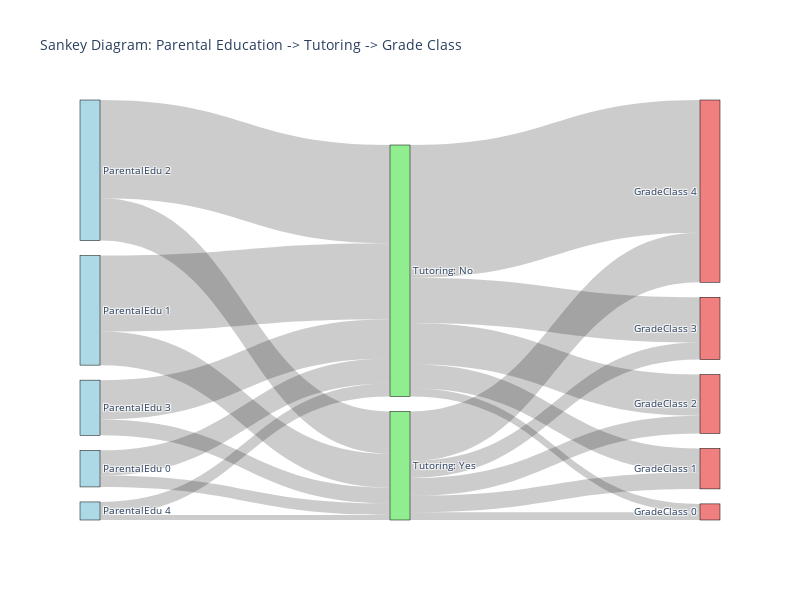

Notebook code cell kept with this figure:
### Markdown cell above
## Sankey Diagram - Parental Education → Tutoring → Grade Class

### Code cell
data['GradeClass'] = data['GradeClass'].astype(int)
parental_edu_unique = sorted(data['ParentalEducation'].unique())
parental_nodes = [f"ParentalEdu {int(x)}" for x in parental_edu_unique]
tutoring_nodes = ["Tutoring: No", "Tutoring: Yes"]
grade_classes_unique = sorted(data['GradeClass'].unique())
grade_nodes = [f"GradeClass {int(x)}" for x in grade_classes_unique]
nodes = parental_nodes + tutoring_nodes + grade_nodes
node_index = {label: i for i, label in enumerate(nodes)}

links_1 = data.groupby(['ParentalEducation', 'Tutoring']).size().reset_index(name='count')
source_list = []
target_list = []
value_list = []
for _, row in links_1.iterrows():
    source_list.append(node_index[f"ParentalEdu {int(row['ParentalEducation'])}"])
    target_list.append(node_index["Tutoring: Yes" if row['Tutoring'] == 1 else "Tutoring: No"])
    value_list.append(row['count'])

links_2 = data.groupby(['Tutoring', 'GradeClass']).size().reset_index(name='count')
for _, row in links_2.iterrows():
    source_list.append(node_index["Tutoring: Yes" if row['Tutoring'] == 1 else "Tutoring: No"])
    target_list.append(node_index[f"GradeClass {int(row['GradeClass'])}"])
    value_list.append(row['count'])

sankey_data = go.Sankey(
    node=dict(pad=15, thickness=20, line=dict(color="black", width=0.5), label=nodes,
              color=["lightblue"]*len(parental_nodes) + ["lightgreen"]*len(tutoring_nodes) + ["lightcoral"]*len(grade_nodes)),
    link=dict(source=source_list, target=target_list, value=value_list,
              hovertemplate='From %{source.label} to %{target.label}: %{value}<extra></extra>')
)
fig = go.Figure(data=[sankey_data])
fig.update_layout(title_text="Sankey Diagram: Parental Education -> Tutoring -> Grade Class", font_size=10, width=800, height=600)
fig.write_html('sankey.html')
fig.show()

### Figure 1 — Plotly figure (JSON) as saved in the notebook; plotly's stock layout.template omitted (floating-point values rounded to 4 significant figures)
{"data": [{"link": {"hovertemplate": "From %{source.label} to %{target.label}: %{value}<extra></extra>", "source": [0, 0, 1, 1, 2, 2, 3, 3, 4, 4, 5, 5, 5, 5, 5, 6, 6, 6, 6, 6], "target": [5, 6, 5, 6, 5, 6, 5, 6, 5, 6, 7, 8, 9, 10, 11, 7, 8, 9, 10, 11], "value": [167, 76, 504, 224, 653, 281, 261, 106, 86, 34, 55, 160, 273, 301, 882, 52, 109, 118, 113, 329]}, "node": {"color": ["lightblue", "lightblue", "lightblue", "lightblue", "lightblue", "lightgreen", "lightgreen", "lightcoral", "lightcoral", "lightcoral", "lightcoral", "lightcoral"], "label": ["ParentalEdu 0", "ParentalEdu 1", "ParentalEdu 2", "ParentalEdu 3", "ParentalEdu 4", "Tutoring: No", "Tutoring: Yes", "GradeClass 0", "GradeClass 1", "GradeClass 2", "GradeClass 3", "GradeClass 4"], "line": {"color": "black", "width": 0.5}, "pad": 15, "thickness": 20}, "type": "sankey"}], "layout": {"font": {"size": 10}, "height": 600, "title": {"text": "Sankey Diagram: Parental Education -> Tutoring -> Grade Class"}, "width": 800}}
